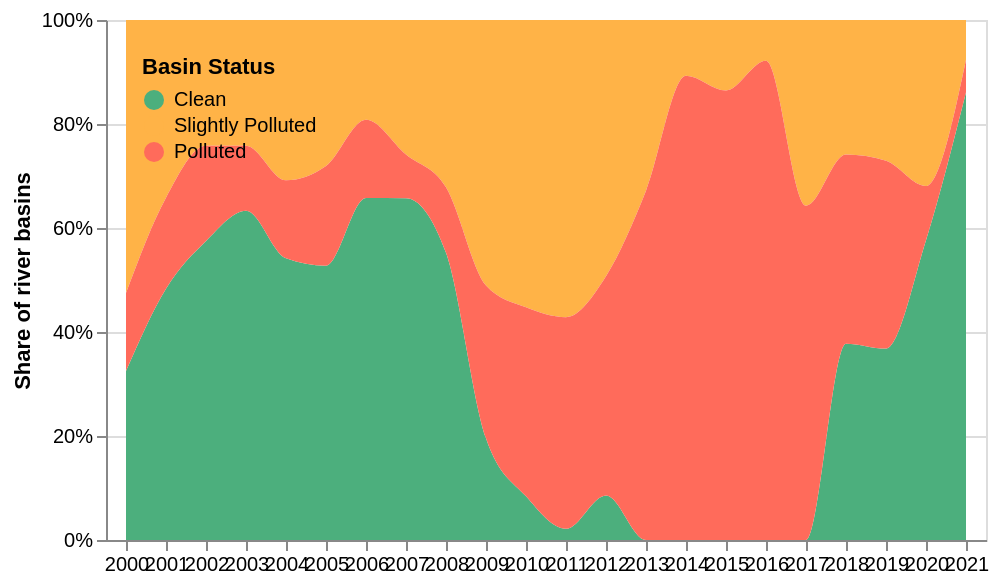

Vega-Lite specification stored for this chart:
### Vega-Lite specification from a JSON file in a GitHub repository (floating-point values rounded to 4 significant figures; data arrays with more than 128 entries replaced by an {"elided": "..."} marker saying what was removed)
{"$schema": "https://vega.github.io/schema/vega-lite/v5.json", "description": "Chart 7 — Stacked normalised area chart: river basin water quality (BOD5 indicator) 2000–2021. Source: Department of Environment Malaysia, via OpenDOSM (CC BY 4.0). URL: https://storage.data.gov.my/environment/water_pollution_basin.csv", "width": "container", "height": 260, "data": {"values": {"elided": "198 records"}}, "transform": [{"filter": "datum.measure === 'bod5'"}], "mark": {"type": "area", "interpolate": "monotone"}, "encoding": {"x": {"field": "year", "type": "ordinal", "axis": {"title": null, "labelAngle": 0}}, "y": {"field": "proportion", "type": "quantitative", "stack": "normalize", "axis": {"title": "Share of river basins", "format": ".0%"}}, "color": {"field": "status", "type": "nominal", "scale": {"domain": ["Clean", "Slightly Polluted", "Polluted"], "range": ["#4caf7d", "#ffb347", "#ff6b5b"]}, "legend": {"title": "Basin Status", "orient": "top-left"}}, "order": {"field": "status", "type": "nominal", "sort": ["Polluted", "Slightly Polluted", "Clean"]}, "tooltip": [{"field": "year", "title": "Year"}, {"field": "status", "title": "Status"}, {"field": "proportion", "title": "% of basins", "format": ".1f"}]}}
